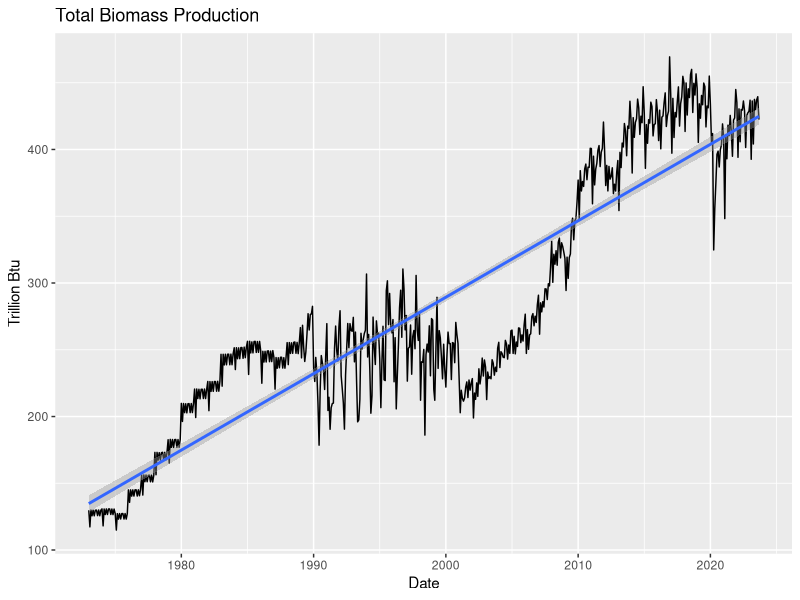
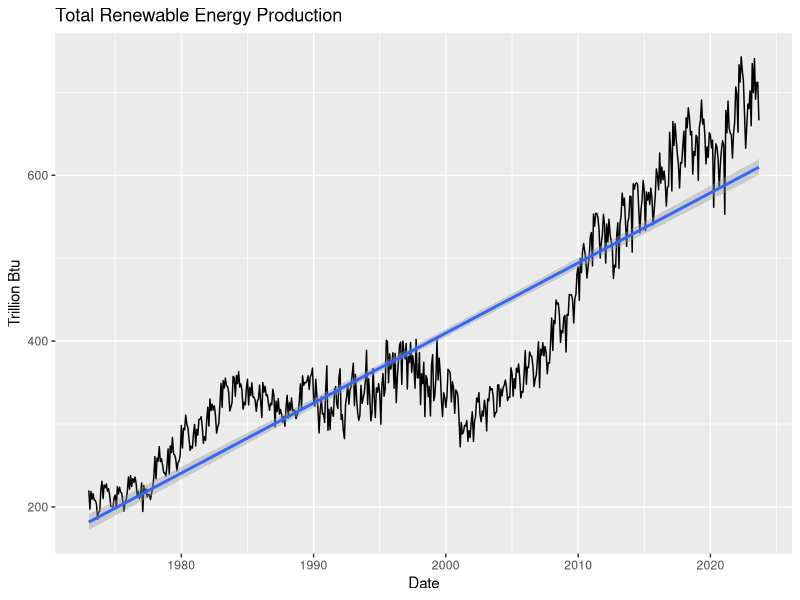
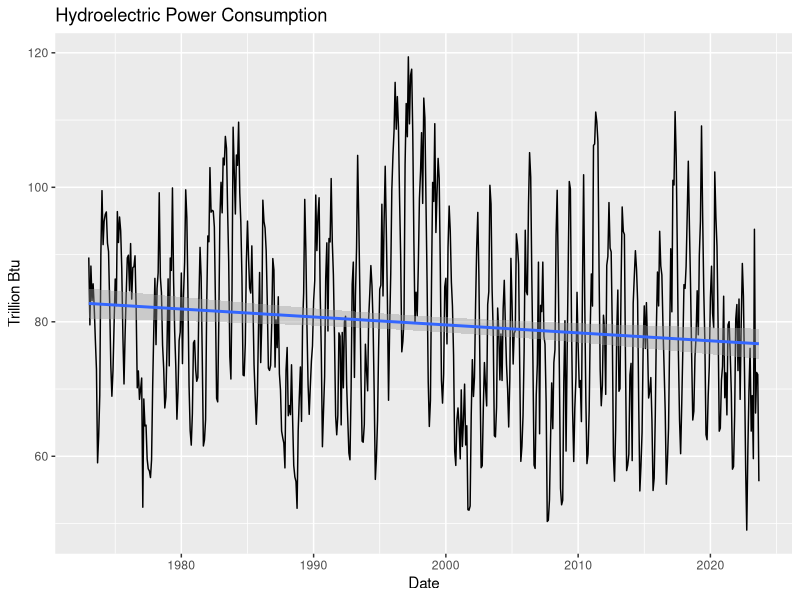
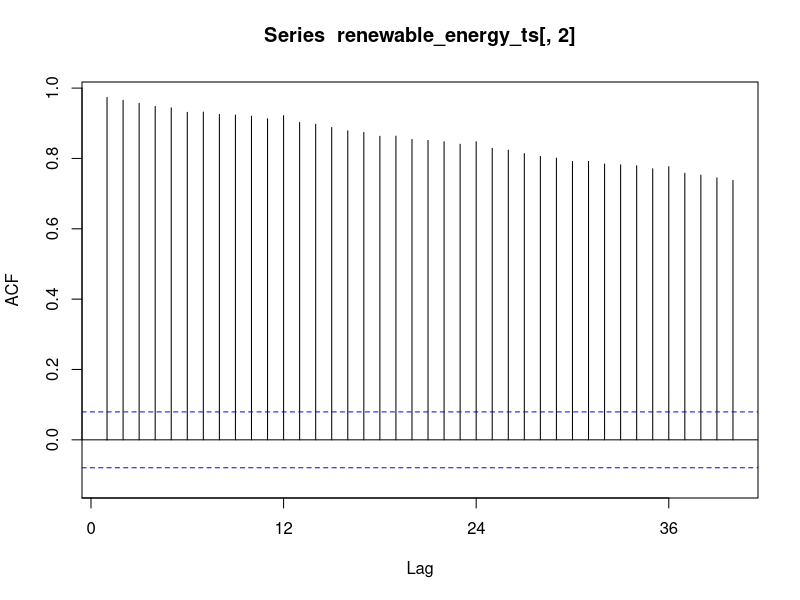
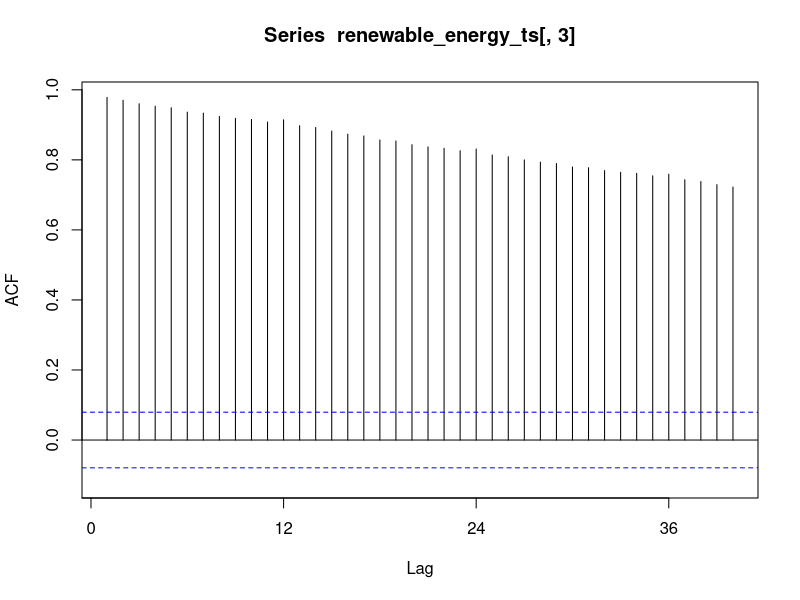
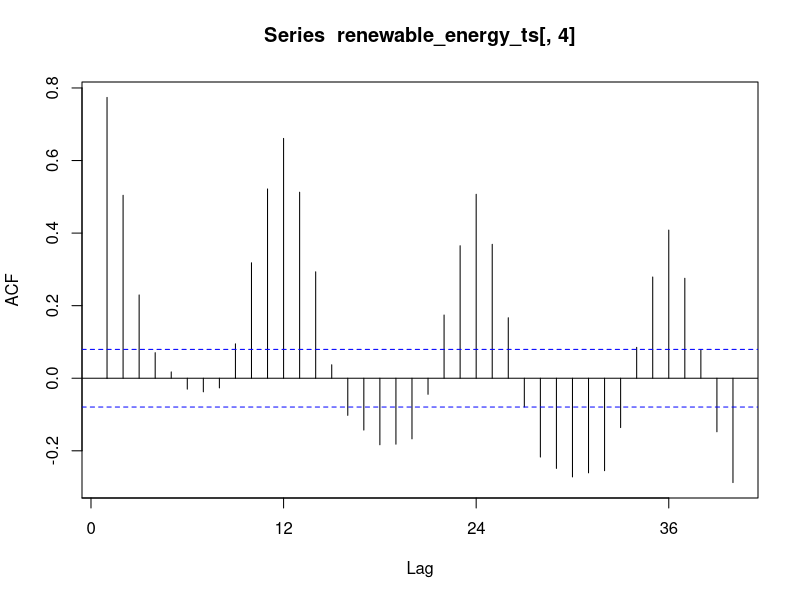
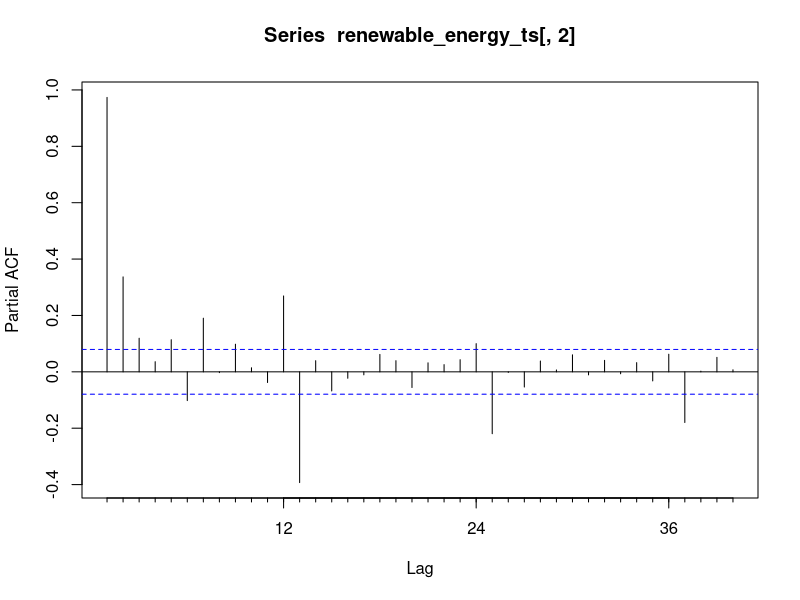
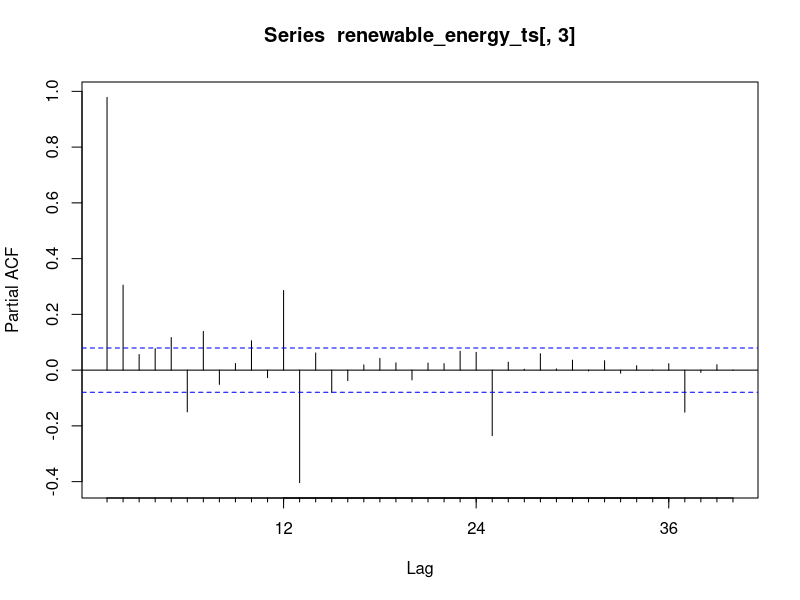

Write R code to recreate these figures, in order.
## ---- chunk 1
#Load/install required package here

# installing packages
# install.packages("forecast")
# install.packages("tseries")
# install.packages("dplyr")
# install.packages("lubridate")
# install.packages("ggplot2")

# loading packages
library("forecast")
library("tseries")
library("dplyr")
library("lubridate")
library("ggplot2")

## ---- chunk 2
#Importing data set

# checking working directory
getwd()

# loading data using read.csv
# NOTE - R not letting me change my working directory to be my project folder, so
# I moved the file to Assignments > RMD (current wd) as a workaround

renewable_energy_full <- read.csv(
  file="Table_10.1_Renewable_Energy_Production_and_Consumption_by_Source.csv",
  header = TRUE, dec = ".", sep=",",stringsAsFactors = TRUE)

# converting Month column to date object using lubridate
renewable_energy_full$Month <- ym(renewable_energy_full$Month)

# renaming Month column to "Date"
colnames(renewable_energy_full)[colnames(renewable_energy_full) == "Month"] <- "Date"

## ---- chunk 3

# creating subset of data with Total Biomass Energy Production,
# Total Renewable Energy Production, Hydroelectric Power Consumption by date
renewable_energy_sub <- renewable_energy_full %>%
  select(
    Date,
    Total.Biomass.Energy.Production,
    Total.Renewable.Energy.Production,
    Hydroelectric.Power.Consumption)

# Verifying data
head(renewable_energy_sub)


## ---- chunk 4

# transforming data into ts object
# start date is Jan 1, 1973
# frequency is 12 (monthly data)
renewable_energy_ts <- ts(renewable_energy_sub,start=c(1973,1),frequency=12)

renewable_energy_ts

## ---- chunk 5

# calculating mean and standard deviation for each time series

# mean and sd for biomass
bioMass_mean_ts <- print(mean(renewable_energy_ts[,2]))
bioMass_stDev_ts <- print(sd(renewable_energy_ts[,2]))

# mean and sd for renewable energy
renewEnergy_mean_ts <- print(mean(renewable_energy_ts[,3]))
renewEnergy_stDev_ts <- print(sd(renewable_energy_ts[,3]))

# mean and sd for hydroelectric
Hydro_mean_ts <- print(mean(renewable_energy_ts[,4]))
Hydro_stDev_ts <- print(sd(renewable_energy_ts[,4]))

## ---- chunk 6

# plotting Total Biomass Production
ggplot(renewable_energy_sub,aes(x=Date,y=Total.Biomass.Energy.Production))+
  geom_line(color="black")+
  geom_smooth(method="lm")+
  labs(x="Date",y="Trillion Btu",title="Total Biomass Production")

# plotting Total Renewable Energy Production
ggplot(renewable_energy_sub,aes(x=Date,y=Total.Renewable.Energy.Production))+
  geom_line(color="black")+
  geom_smooth(method="lm")+
  labs(x="Date",y="Trillion Btu",title="Total Renewable Energy Production")

# plotting Hydroelectric Power Consumption
ggplot(renewable_energy_sub,aes(x=Date,y=Hydroelectric.Power.Consumption))+
  geom_line(color="black")+
  geom_smooth(method="lm")+
  labs(x="Date",y="Trillion Btu",title="Hydroelectric Power Consumption")

## ---- chunk 7

# NOTE: Used chatGPT to determine which function to use
# to calculate correlation between all three time series

cor_matrix <- 
  cor(renewable_energy_sub[,c("Total.Biomass.Energy.Production",
                              "Total.Renewable.Energy.Production",
                              "Hydroelectric.Power.Consumption")])

print(cor_matrix)

## ---- chunk 8

BiomassProd_acf <- Acf(renewable_energy_ts[,2],lag.max=40)

RenewablesProd_acf <- Acf(renewable_energy_ts[,3],lag.max=40)

HydroConsump_acf <- Acf(renewable_energy_ts[,4],lag.max=40)

## ---- chunk 9

BiomassProd_pacf=Pacf(renewable_energy_ts[,2],lag.max=40)

RenewablesProd_pacf=Pacf(renewable_energy_ts[,3],lag.max=40)

HydroConsump_pacf=Pacf(renewable_energy_ts[,4],lag.max=40)

